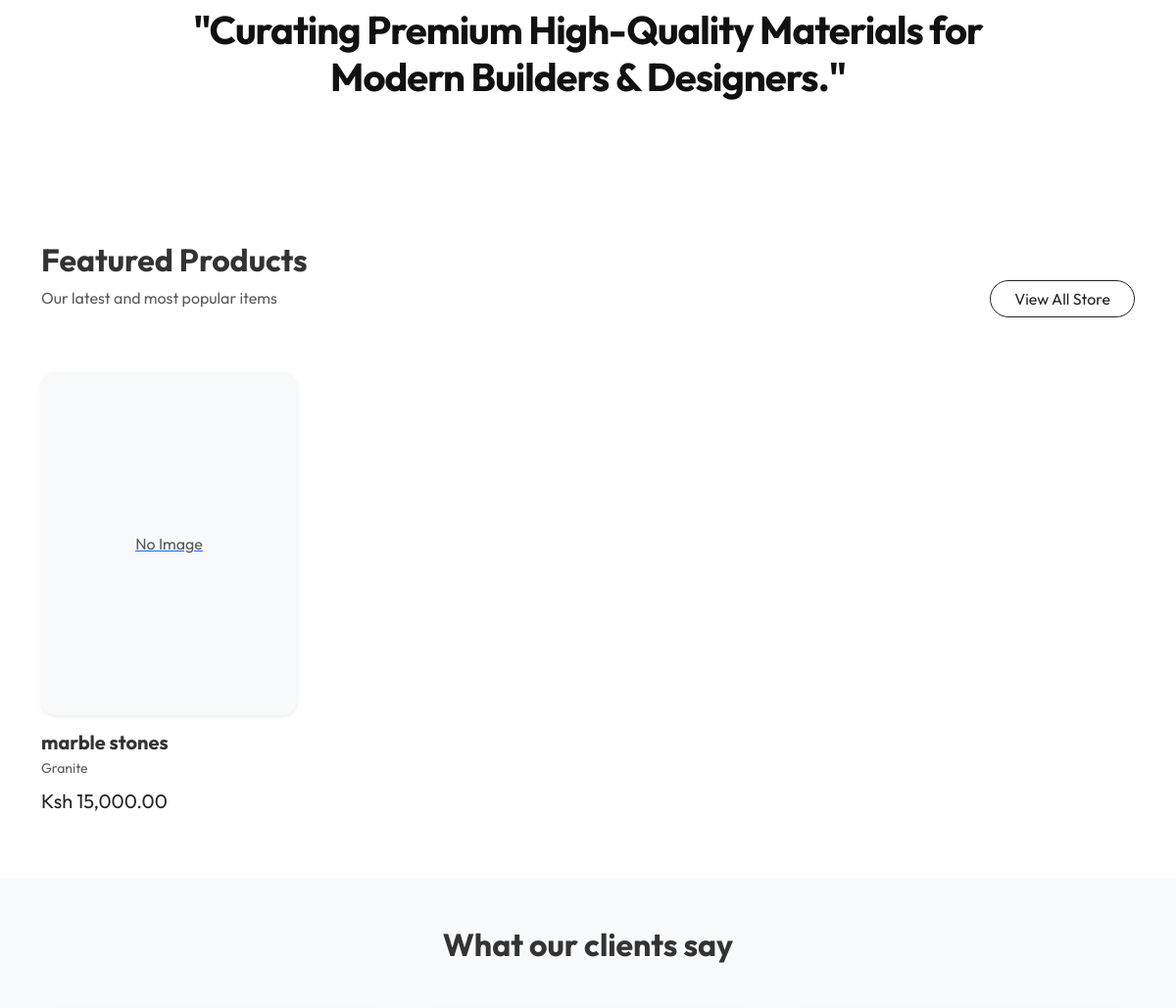
The app's page / (middle part), older data.
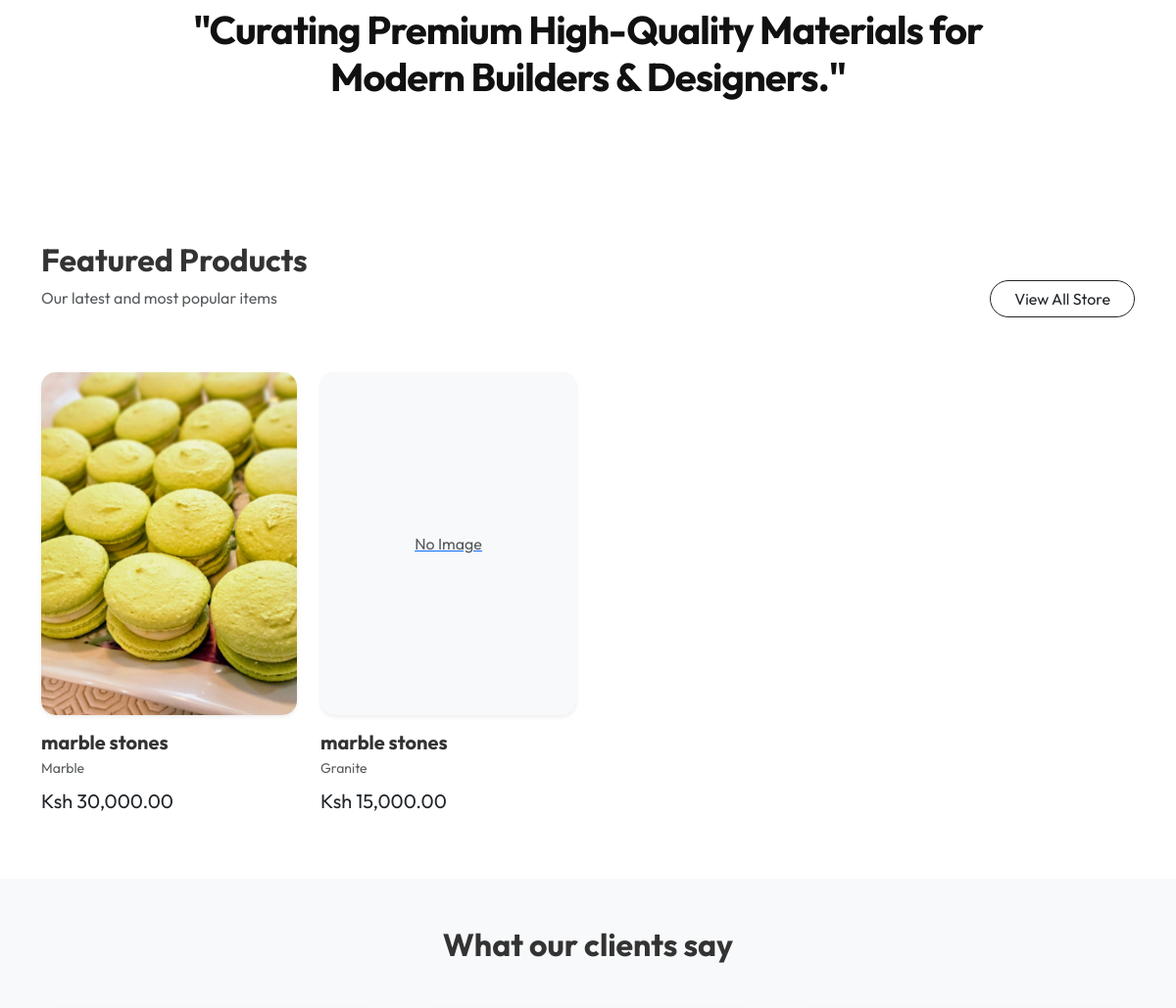
The same page, newer data.
### store/models.py (models this page shows, shortened)
class Product(models.Model):
    category = models.ForeignKey(Category, related_name='products', on_delete=models.CASCADE)
    name = models.CharField(max_length=200)
    slug = models.SlugField(max_length=255, null=True, blank=True, help_text="Auto-generated from product name. Used for SEO-friendly URLs.")
    description = models.TextField()
    price = models.DecimalField(max_digits=10, decimal_places=2)
    dimensions = models.CharField(max_length=100, blank=True, help_text="e.g. 10x10ft")
    image = models.ImageField(upload_to='products/')
    is_featured = models.BooleanField(default=False) # If true, shows on Homepage
    available = models.BooleanField(default=True)
    created_at = models.DateTimeField(auto_now_add=True, null=True, blank=True)
    updated_at = models.DateTimeField(auto_now=True)
    class Meta:
        indexes = [
            models.Index(fields=['slug']),
        ]

class Category(models.Model):
    name = models.CharField(max_length=200)
    slug = models.SlugField(unique=True)  # e.g. /granite/
    parent = models.ForeignKey(
        'self',
        null=True,
        blank=True,
        related_name='subcategories',
        on_delete=models.CASCADE,
        help_text="Leave blank for top-level categories. Select a parent to make this a subcategory."
    )
    order = models.PositiveIntegerField(
        default=0,
        help_text="Controls display order in the navigation menu (lower = first)."
    )
    class Meta:
        verbose_name_plural = "Categories"
        ordering = ['order', 'name']

### store/views.py (the view)
# urls.py: path('', views.home, name='home'),
def home(request):
    products = Product.objects.filter(available=True).order_by('-id')[:8]
    return render(request, 'store/home.html', {'products': products})

### mbele/templates/store/home.html (shortened to what this page needs)
{% extends 'store/base.html' %}
{% load static %}
{% load humanize %}
{% block content %}
<section class="mission-section">
    <div class="container text-center">
        <h2 class="tagline">"Curating Premium High-Quality Materials for Modern Builders & Designers."</h2>
    </div>
</section>
<section class="py-5" style="background: #fff;">
    <div class="container">
        <div class="d-flex justify-content-between align-items-end mb-5">
            <div>
                <h2 class="section-title mb-0">Featured Products</h2>
                <p class="text-muted mt-2">Our latest and most popular items</p>
            </div>
            <a href="{% url 'store' %}" class="btn btn-outline-dark rounded-pill px-4 mb-2">View All Store</a>
        </div>
        <div class="row g-4">
            {% for product in products %}
            <div class="col-md-6 col-lg-3">
                <div class="product-card">
                    <div class="img-wrapper shadow-sm">
                        <a href="{% url 'product_detail' product.slug %}">
                            {% if product.image %}
                            <img src="{{ product.image.url }}" class="product-img" alt="{{ product.name }}">
                            {% else %}
                            <div class="d-flex align-items-center justify-content-center h-100 bg-light text-muted">No Image</div>
                            {% endif %}
                        </a>
                    </div>
                    <div class="mt-3">
                        <h5 class="fw-bold mb-1">{{ product.name }}</h5>
                        <p class="text-muted small mb-2">{{ product.category.name }}</p>
                        <p class="fw-700 fs-5 text-dark">Ksh {{ product.price|intcomma }}</p>
                    </div>
                </div>
            </div>
            {% endfor %}
        </div>
    </div>
</section>
<section class="py-5 bg-light">
    <div class="container">
        <h2 class="section-title text-center mb-5">What our clients say</h2>
        <div class="row g-4">
        </div>
    </div>
</section>
{% endblock %}

### mbele/templates/store/base.html (shortened to what this page needs)
<!DOCTYPE html>
{% load static %}
<html lang="en">
<head>
    <link href="https://cdn.jsdelivr.net/npm/bootstrap@5.3.0/dist/css/bootstrap.min.css" rel="stylesheet">
    <link rel="stylesheet" href="https://cdn.jsdelivr.net/npm/bootstrap-icons@1.10.5/font/bootstrap-icons.css">
    <link rel="stylesheet" href="{% static 'css/custom.css' %}">
</head>
<body>
    <main>
        {% block content %}{% endblock %}
    </main>
</body>
</html>

### static/css/custom.css (style rules this page uses)
body { font-family: 'Inter', sans-serif; background-color: #f8f9fa; padding-top: 120px; }

### mbele/templates/store/base.html (style rules this page uses)
:root { --primary-color: #000000; --accent-color: #8224e3; --glass-bg: rgba(255, 255, 255, 0.85); --glass-border: rgba(255, 255, 255, 0.3); --font-main: 'Outfit', sans-serif; }
body { font-family: var(--font-main); background-color: #fcfcfc; color: #333; }

### mbele/templates/store/home.html (style rules this page uses)
.mission-section { padding: 6rem 0; text-align: center; background: #fff; }
.tagline { font-size: 2.5rem; font-weight: 700; max-width: 900px; margin: 0 auto; line-height: 1.2; color: #111; letter-spacing: -1px; }
.section-title { font-size: 2rem; font-weight: 700; margin-bottom: 3rem; }
.product-card { border: none; background: transparent; transition: transform 0.4s cubic-bezier(0.175, 0.885, 0.32, 1.275); }
.img-wrapper { position: relative; border-radius: 15px; overflow: hidden; height: 350px; background: #f1f1f1; }
.product-img { width: 100%; height: 100%; object-fit: cover; }

Row changes from the older to the newer data that the page shows:
added Product: image (picture), name "marble stones", category.name "Marble", price "30,000.00"
